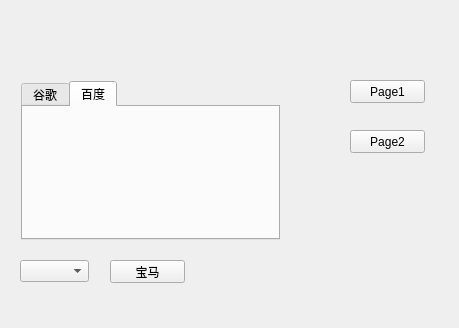
<?xml version="1.0" encoding="UTF-8"?>
<ui version="4.0">
 <class>Widget</class>
 <widget class="QWidget" name="Widget">
  <property name="geometry">
   <rect>
    <x>0</x>
    <y>0</y>
    <width>459</width>
    <height>328</height>
   </rect>
  </property>
  <property name="windowTitle">
   <string>Widget</string>
  </property>
  <widget class="QStackedWidget" name="stackedWidget">
   <property name="geometry">
    <rect>
     <x>10</x>
     <y>70</y>
     <width>281</width>
     <height>181</height>
    </rect>
   </property>
   <property name="currentIndex">
    <number>0</number>
   </property>
   <widget class="QWidget" name="page1">
    <layout class="QVBoxLayout" name="verticalLayout">
     <item>
      <widget class="QTabWidget" name="tabWidget">
       <property name="currentIndex">
        <number>1</number>
       </property>
       <widget class="QWidget" name="tab">
        <attribute name="title">
         <string>谷歌</string>
        </attribute>
       </widget>
       <widget class="QWidget" name="tab_2">
        <attribute name="title">
         <string>百度</string>
        </attribute>
       </widget>
      </widget>
     </item>
    </layout>
   </widget>
   <widget class="QWidget" name="page2">
    <layout class="QVBoxLayout" name="verticalLayout_2">
     <item>
      <widget class="QGroupBox" name="groupBox">
       <property name="title">
        <string>性别</string>
       </property>
       <widget class="QRadioButton" name="radioButton">
        <property name="geometry">
         <rect>
          <x>90</x>
          <y>40</y>
          <width>89</width>
          <height>16</height>
         </rect>
        </property>
        <property name="text">
         <string>男</string>
        </property>
       </widget>
       <widget class="QRadioButton" name="radioButton_2">
        <property name="geometry">
         <rect>
          <x>90</x>
          <y>80</y>
          <width>89</width>
          <height>16</height>
         </rect>
        </property>
        <property name="text">
         <string>女</string>
        </property>
       </widget>
      </widget>
     </item>
    </layout>
   </widget>
  </widget>
  <widget class="QPushButton" name="pushButton1">
   <property name="geometry">
    <rect>
     <x>350</x>
     <y>80</y>
     <width>75</width>
     <height>23</height>
    </rect>
   </property>
   <property name="text">
    <string>Page1</string>
   </property>
  </widget>
  <widget class="QPushButton" name="pushButton2">
   <property name="geometry">
    <rect>
     <x>350</x>
     <y>130</y>
     <width>75</width>
     <height>23</height>
    </rect>
   </property>
   <property name="text">
    <string>Page2</string>
   </property>
  </widget>
  <widget class="QComboBox" name="comboBox">
   <property name="geometry">
    <rect>
     <x>20</x>
     <y>260</y>
     <width>69</width>
     <height>22</height>
    </rect>
   </property>
  </widget>
  <widget class="QPushButton" name="pushButton3">
   <property name="geometry">
    <rect>
     <x>110</x>
     <y>260</y>
     <width>75</width>
     <height>23</height>
    </rect>
   </property>
   <property name="text">
    <string>宝马</string>
   </property>
  </widget>
 </widget>
 <layoutdefault spacing="6" margin="11"/>
 <resources/>
 <connections/>
</ui>
